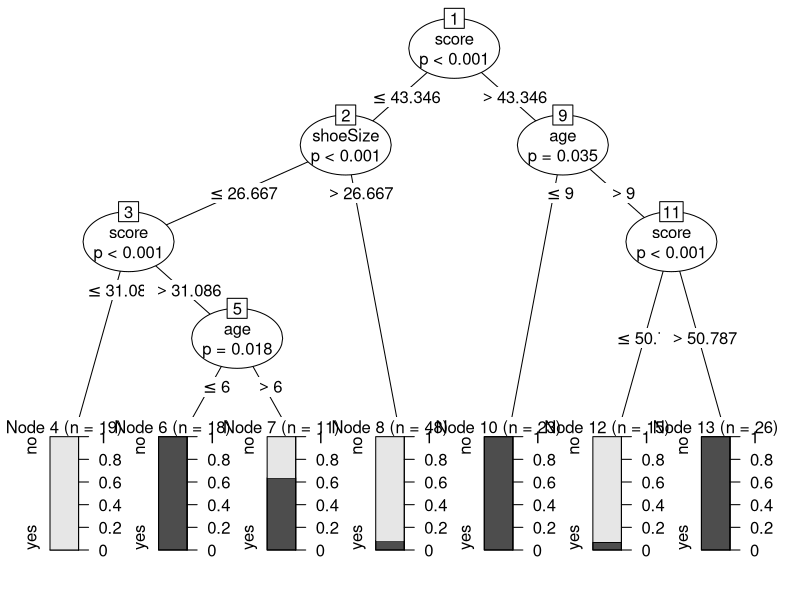
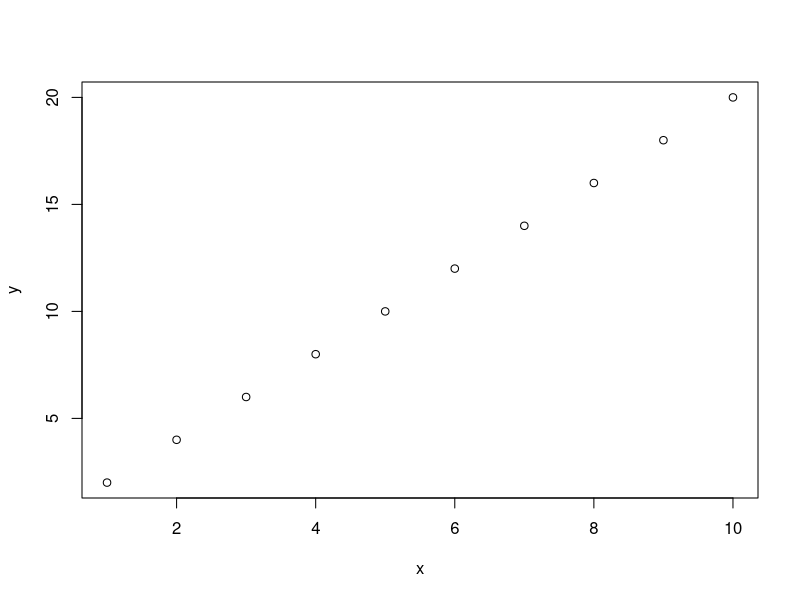
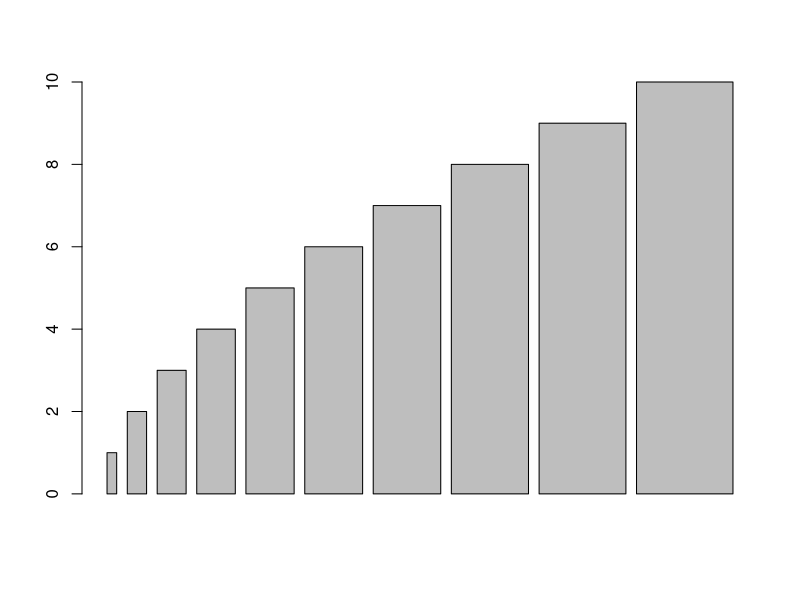
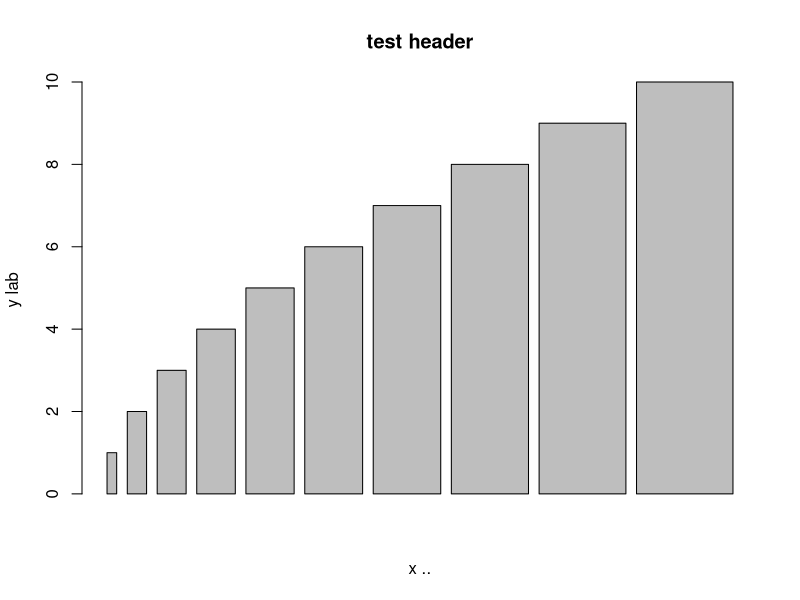
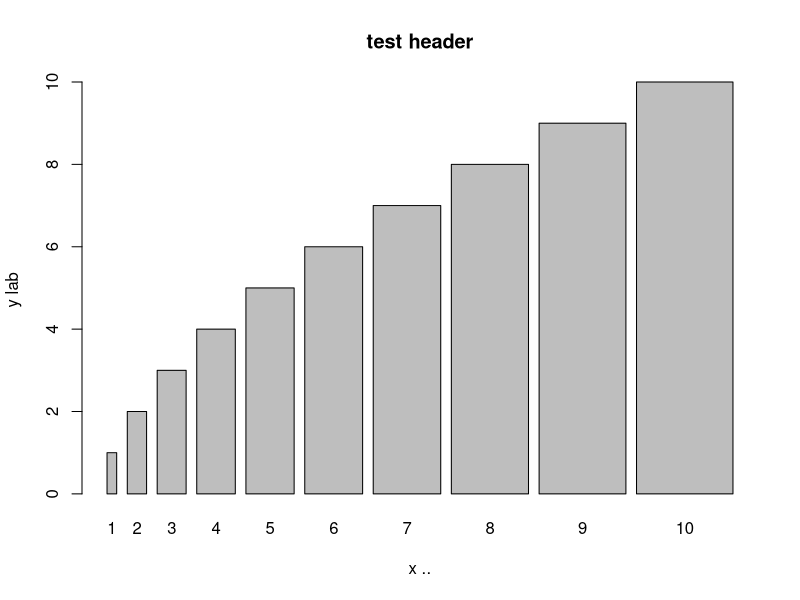
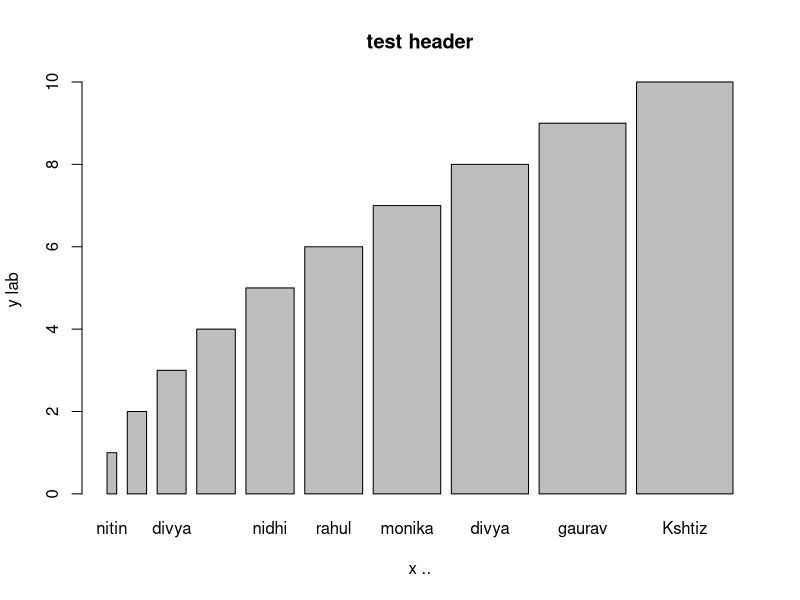
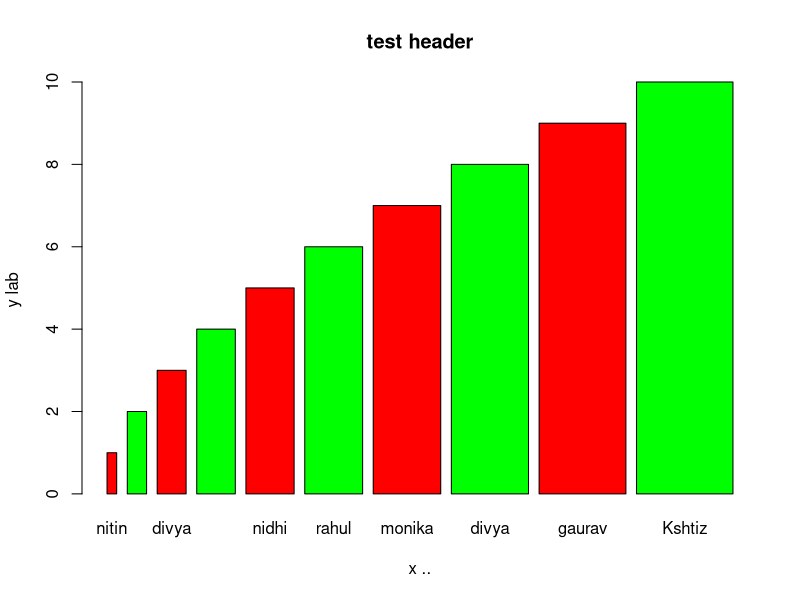
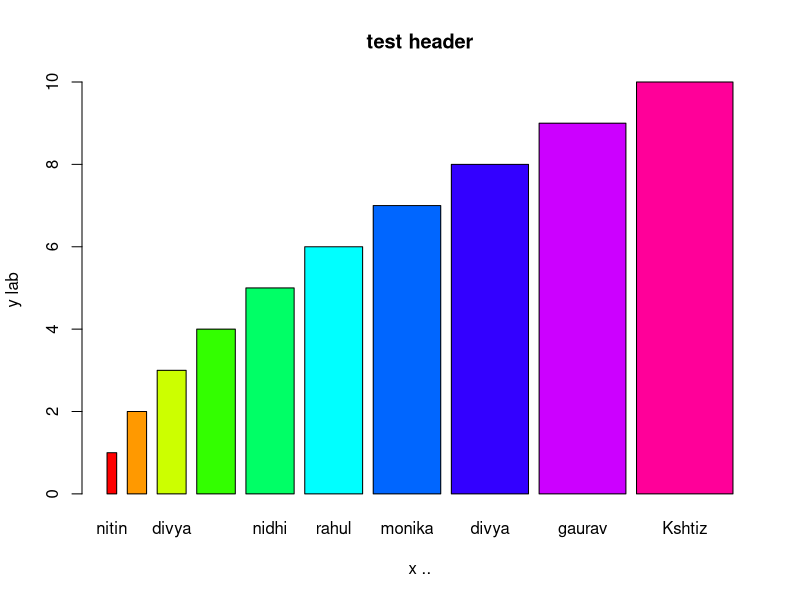

Source code (R) for these figures, in order:

install.packages("party")

library("party")

readingSkills

str(readingSkills)

head(readingSkills) #top 6 rows

tail(readingSkills) #buttom 6 rows 

summary(readingSkills)


#split data in two parts :train   and test 
#tain : historical , apply the model on this dataset
#test : to be predicted 

#tain data: 80%
train_data =   sample(1: nrow(readingSkills) , 0.8*nrow(readingSkills) )
test_data =   setdiff(1: nrow(readingSkills), train_data) #reject train data set

length(train_data) #80% 
length(test_data)  #20% 

train_data = readingSkills[train_data,1:4] #read all rows for 80% tain data 
test_data = readingSkills[test_data,1:4] #read all rows for 80% tain data 


#ctree(formula, data)
out= ctree(nativeSpeaker ~ age + shoeSize + score, data = train_data)


plot(out)



##
x <- c(1:10)
y <-x*2
name <- c("nitin","jatin","divya","ayush","nidhi","rahul","monika","divya","gaurav","Kshtiz")

plot(x,y)

barplot(x,y)

barplot(x,y,main="test header",xlab = "x ..", ylab = "y lab")


barplot(x,y,main="test header",xlab = "x ..", ylab = "y lab",names.arg = x)


barplot(x,y,main="test header",xlab = "x ..", ylab = "y lab",names.arg =  name)

barplot(x,y,main="test header",xlab = "x ..", ylab = "y lab",names.arg =  name,col=c("red","green"))

rainbow(length(x)) #return color code

barplot(x,y,main="test header",xlab = "x ..", ylab = "y lab",names.arg =  name,col=rainbow(length(x)))



barplot(x,y,main="test header",xlab = "x ..", ylab = "y lab",names.arg =  name,horiz = TRUE,
        col=rainbow(length(x)))



pie(x,col=rainbow(length(x)))
